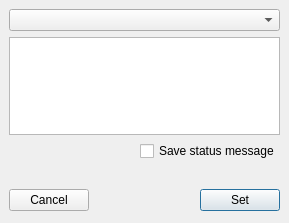
<ui version="4.0" >
 <class>status</class>
 <widget class="QDialog" name="status" >
  <property name="geometry" >
   <rect>
    <x>0</x>
    <y>0</y>
    <width>289</width>
    <height>223</height>
   </rect>
  </property>
  <property name="windowTitle" >
   <string>Set status message</string>
  </property>
  <property name="windowIcon" >
   <iconset>:/images/16x16/jgames.png</iconset>
  </property>
  <layout class="QGridLayout" >
   <property name="margin" >
    <number>9</number>
   </property>
   <property name="spacing" >
    <number>6</number>
   </property>
   <item row="2" column="0" colspan="2" >
    <spacer>
     <property name="orientation" >
      <enum>Qt::Horizontal</enum>
     </property>
     <property name="sizeHint" >
      <size>
       <width>101</width>
       <height>20</height>
      </size>
     </property>
    </spacer>
   </item>
   <item row="2" column="2" colspan="2" >
    <widget class="QCheckBox" name="save" >
     <property name="text" >
      <string>Save status message</string>
     </property>
    </widget>
   </item>
   <item row="0" column="0" colspan="4" >
    <widget class="QComboBox" name="statusBox" />
   </item>
   <item row="1" column="0" colspan="4" >
    <widget class="QTextBrowser" name="status" >
     <property name="toolTip" >
      <string>Enter a short message describing your status (e.g. at lunch)</string>
     </property>
     <property name="tabChangesFocus" >
      <bool>true</bool>
     </property>
     <property name="readOnly" >
      <bool>false</bool>
     </property>
    </widget>
   </item>
   <item row="3" column="0" colspan="4" >
    <widget class="QLabel" name="time" >
     <property name="text" >
      <string/>
     </property>
    </widget>
   </item>
   <item row="4" column="3" >
    <widget class="QPushButton" name="set" >
     <property name="sizePolicy" >
      <sizepolicy>
       <hsizetype>1</hsizetype>
       <vsizetype>0</vsizetype>
       <horstretch>0</horstretch>
       <verstretch>0</verstretch>
      </sizepolicy>
     </property>
     <property name="text" >
      <string>Set</string>
     </property>
     <property name="icon" >
      <iconset>:/images/16x16/actions/ok.png</iconset>
     </property>
    </widget>
   </item>
   <item row="4" column="0" >
    <widget class="QPushButton" name="pushButton" >
     <property name="text" >
      <string>Cancel</string>
     </property>
     <property name="icon" >
      <iconset>:/images/16x16/actions/process-stop.png</iconset>
     </property>
    </widget>
   </item>
   <item row="4" column="1" colspan="2" >
    <spacer>
     <property name="orientation" >
      <enum>Qt::Horizontal</enum>
     </property>
     <property name="sizeType" >
      <enum>QSizePolicy::Expanding</enum>
     </property>
     <property name="sizeHint" >
      <size>
       <width>91</width>
       <height>27</height>
      </size>
     </property>
    </spacer>
   </item>
  </layout>
 </widget>
 <resources/>
 <connections>
  <connection>
   <sender>set</sender>
   <signal>clicked()</signal>
   <receiver>status</receiver>
   <slot>accept()</slot>
   <hints>
    <hint type="sourcelabel" >
     <x>233</x>
     <y>204</y>
    </hint>
    <hint type="destinationlabel" >
     <x>249</x>
     <y>208</y>
    </hint>
   </hints>
  </connection>
  <connection>
   <sender>pushButton</sender>
   <signal>clicked()</signal>
   <receiver>status</receiver>
   <slot>reject()</slot>
   <hints>
    <hint type="sourcelabel" >
     <x>59</x>
     <y>206</y>
    </hint>
    <hint type="destinationlabel" >
     <x>117</x>
     <y>192</y>
    </hint>
   </hints>
  </connection>
 </connections>
</ui>
